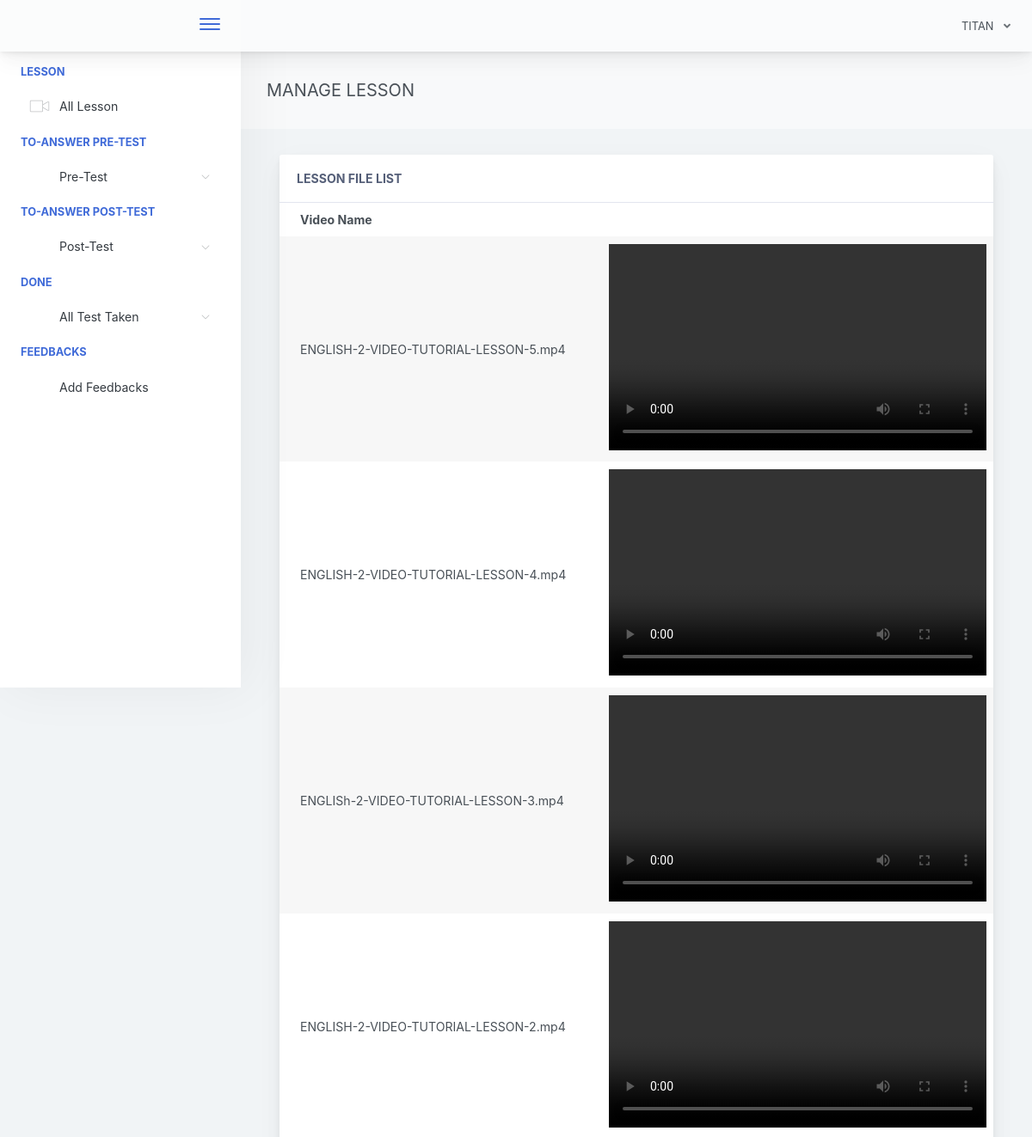
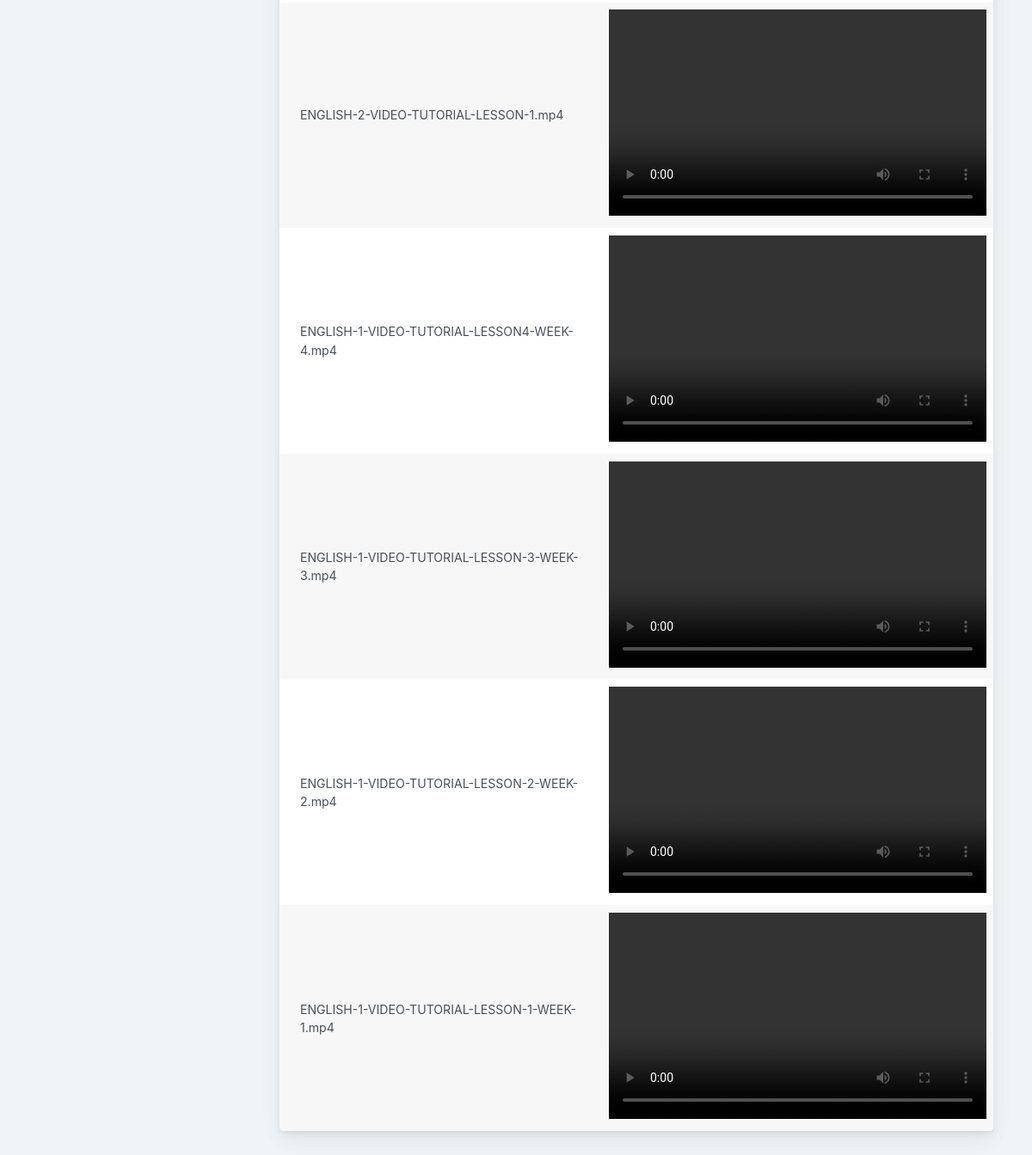
The app's page /home.php?page=manage-file (signed in) with its own data (2 pictures, top to bottom).
### tables this page shows
CREATE TABLE `examinee_tbl` (
  `exmne_id` int(11) NOT NULL,
  `exmne_fullname` varchar(1000) NOT NULL,
  `exmne_course` varchar(1000) NOT NULL,
  `exmne_gender` varchar(1000) NOT NULL,
  `exmne_birthdate` varchar(1000) NOT NULL,
  `exmne_Academic_level` varchar(1000) NOT NULL,
  `exmne_email` varchar(1000) NOT NULL,
  `exmne_password` varchar(1000) NOT NULL,
  `exmne_status` varchar(1000) NOT NULL DEFAULT 'active'
);

CREATE TABLE `videos` (
  `id` int(11) NOT NULL,
  `name` varchar(255) NOT NULL,
  `location` varchar(255) NOT NULL
);

### query/selectData.php (called while the page is built, shortened)
<?php
$exmneId = $_SESSION['examineeSession']['exmne_id'];
$selExmneeData = $conn->query("SELECT * FROM examinee_tbl WHERE exmne_id='$exmneId' ")->fetch(PDO::FETCH_ASSOC);
 ?>

### pages/manage-file.php (the view, shortened to what this page needs)
<div class="app-main__outer">
        <div class="app-main__inner">
            <div class="app-page-title">
                <div class="page-title-wrapper">
                    <div class="page-title-heading">
                        <div>MANAGE LESSON</div>
                    </div>
                </div>
            </div>
            <div class="col-md-12">
                <div class="main-card mb-3 card">
                    <div class="card-header">Lesson File List
                    </div>
                    <div class="table-responsive"  style="word-wrap:break-word;">
                        <table class="align-middle mb-0 table table-borderless table-striped table-hover" id="tableList">
                            <thead>
                            <tr>
                                <th class="text-left pl-4">Video Name</th>
                            </tr>
                            </thead>
                            <tbody>
                            <?php
                            $fetchVideos = $conn->query ("SELECT * FROM videos ORDER BY id DESC") or die(mysqli_error());
                            if($fetchVideos->rowCount() > 0) {
                            while ($selVidRow = $fetchVideos->fetch(PDO::FETCH_ASSOC)) { ?>
                                           <tr>
                                            <td class="pl-4">
                                                <?php echo $selVidRow['name']; ?>
                                            </td>
                                            <td>
                                            <video width="100%" height="240" autoplay controls>
                                                <source src="<?php echo $selVidRow['/adminpanel/admin/video']; ?>">
                                            </video>
                                            </td>
                                        </tr>
                                        <?php }
                                }
                               ?>
                            </tbody>
                        </table>
                    </div>
                </div>
            </div>
        </div>
</div>

### includes/header.php (shortened to what this page needs)
<?php
  include("conn.php");
  include("query/selectData.php");
 ?>
<!doctype html>
<html lang="en">
<head>
    <link href="./main.css" rel="stylesheet">
    <link href="css/sweetalert.css" rel="stylesheet">
</head>
<body id="body">
    <div class="app-container app-theme-white body-tabs-shadow fixed-sidebar fixed-header">
        <div class="app-header header-shadow">
            <div class="app-header__logo">
                <a href="home.php"><div class="logo-src"></div></a>
                <div class="header__pane ml-auto">
                    <div>
                        <button type="button" class="hamburger close-sidebar-btn hamburger--elastic" data-class="closed-sidebar">
                            <span class="hamburger-box">
                                <span class="hamburger-inner"></span>
                            </span>
                        </button>
                    </div>
                </div>
            </div>
                <div class="app-header__content">
                <div class="app-header-right">
                    <div class="header-btn-lg pr-0">
                        <div class="widget-content p-0">
                            <div class="widget-content-wrapper">
                                <div class="widget-content-left">
                                    <div class="btn-group">
                                        <a data-toggle="dropdown" aria-haspopup="true" aria-expanded="false" class="p-0 btn">
                                            <?php
                                                echo strtoupper($selExmneeData['exmne_fullname']);
                                             ?>
                                            <i class="fa fa-angle-down ml-2 opacity-8"></i>
                                        </a>
                                    </div>
                                </div>
                            </div>
                        </div>
                    </div>        </div>
            </div>
        </div>

### home.php (shortened to what this page needs)
<?php include("includes/header.php"); ?>
<div class="app-main">
<?php include("includes/sidebar.php"); ?>
<?php
   @$page = $_GET['page'];
   if($page != '')
  {
    if($page == "manage-file")
    {
      include("pages/manage-file.php");
    }
   }
   else
   {
     include("pages/home.php");
   }
   ?>
<?php include("includes/footer.php"); ?>

### includes/sidebar.php (shortened to what this page needs)
<div class="app-sidebar sidebar-shadow">
        <div class="scrollbar-sidebar">
        <div class="app-sidebar__inner">
            <ul class="vertical-nav-menu">
                 <li class="app-sidebar__heading">LESSON</li>
                 <li>
                                            <a href="home.php?page=manage-file">
                                                <i class="metismenu-icon pe-7s-video">
                                                </i>All Lesson
                                            </a>
                </li>
                <li class="app-sidebar__heading">TO-ANSWER PRE-TEST</li>
                <li>
                <a href="#">
                     Pre-Test
                    <i class="metismenu-state-icon pe-7s-angle-down caret-left"></i>
                </a>
                </li>
                <li class="app-sidebar__heading">TO-ANSWER POST-TEST</li>
                <li>
                <a href="#">
                     Post-Test
                    <i class="metismenu-state-icon pe-7s-angle-down caret-left"></i>
                </a>
                </li>
                 <li class="app-sidebar__heading">DONE</li>
                <li>
                <a href="#">
                     All Test Taken
                    <i class="metismenu-state-icon pe-7s-angle-down caret-left"></i>
                </a>
                </li>
                <li class="app-sidebar__heading">FEEDBACKS</li>
                <li>
                    <a href="#" data-toggle="modal" data-target="#feedbacksModal" >
                        Add Feedbacks
                    </a>
                </li>
                 </ul>
        </div>
    </div>
</div>

### includes/footer.php (shortened to what this page needs)
    </div>
        </div>
</body>
</html>

### records on screen
examinee_tbl: exmne_fullname "TITAN"
videos: name "ENGLISH-2-VIDEO-TUTORIAL-LESSON-5.mp4"
videos: name "ENGLISH-2-VIDEO-TUTORIAL-LESSON-4.mp4"
videos: name "ENGLISh-2-VIDEO-TUTORIAL-LESSON-3.mp4"
videos: name "ENGLISH-2-VIDEO-TUTORIAL-LESSON-2.mp4"
videos: name "ENGLISH-2-VIDEO-TUTORIAL-LESSON-1.mp4"
videos: name "ENGLISH-1-VIDEO-TUTORIAL-LESSON4-WEEK-4.mp4"
videos: name "ENGLISH-1-VIDEO-TUTORIAL-LESSON-3-WEEK-3.mp4"
videos: name "ENGLISH-1-VIDEO-TUTORIAL-LESSON-2-WEEK-2.mp4"
videos: name "ENGLISH-1-VIDEO-TUTORIAL-LESSON-1-WEEK-1.mp4"
